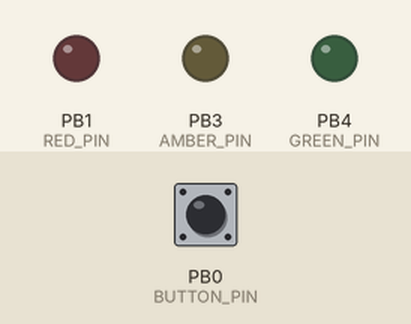
Simulated run of this sketch. Board: ATtiny85, built with avr-gcc and run on an emulated ATtiny85. Shown: output pins drawn as LEDs (lit = HIGH). Inputs (shaded band) come from the test bench; at power-on: PB0 (BUTTON_PIN) HIGH. Sleep ends after the set time or at an interrupt.

Above: at 7.2 s.
7.3 s: PB0 (BUTTON_PIN) pulled LOW for 3 s
At 11.4 s:
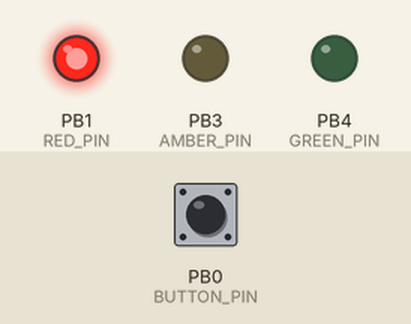
At 14.9 s:
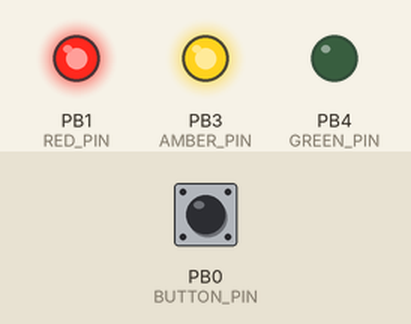
Timing chart, 0 to 26.3 s (numbered marks = the images above; inputs shaded):
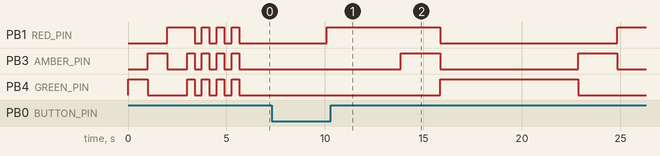

The sketch:

rectangle_rag.ino
```cpp
/*

 Used Watchdog Sleep Examples
 * KHM 2008 / Lab3/  Martin Nawrath nawrath@khm.de
 * Kunsthochschule fuer Medien Koeln
 * Academy of Media Arts Cologne
 *
 * Modified on 5 Feb 2011 by InsideGadgets (www.insidegadgets.com)
 * to suit the ATtiny85 and removed the cbi( MCUCR,SE ) section

*/

#include <avr/pgmspace.h>
#include <avr/sleep.h>
#include <avr/wdt.h>

#define RED_PIN 1
#define AMBER_PIN 3
#define GREEN_PIN 4
#define BUTTON_PIN 0
#define MAX_LOOPS 7
#define PRESS_INTERVAL 750

// Hello PVG - a perversion of your look-up.
#define ALL_OFF 0
#define RED 1
#define AMBER 2
#define GREEN 4
#define RED_FLASH 8
#define AMBER_FLASH 16
#define GREEN_FLASH 32
#define END_SEQUENCE 64

#define FLASH_INTERVAL_MILLIS 375
#define FLASH_ON 255

#define SEQUENCE_TYPES 7
#define MAX_STEPS 30
#define TEST_PATTERN_FIRST_POWERED 6
// see http://www.arduino.cc/en/Reference/PROGMEM
// https://github.com/lilspikey/arduino_sketches/blob/master/attiny/xmas/xmas.ino
// bitrate = pgm_read_word_near ( &(bitrate_table[temp][row_num]) );
// PROGMEM const uint16_t bitrate_table[15][6] =

const uint8_t sequence[SEQUENCE_TYPES][MAX_STEPS][2] PROGMEM =
{
  { // Normal Traffic RAG
    {RED, 3},
    {RED + AMBER, 2},
    {GREEN, 7},
    {AMBER, 2},
    {RED, 3},
    {END_SEQUENCE, 1},
  },
  { // Vehicle RAG in Pelican only
    //http://www.legislation.gov.uk/uksi/1997/2400/schedule/2/made?view=plain
    {RED, 3},
    {AMBER_FLASH, 3},
    {GREEN, 4},
    {AMBER, 3},
    {RED, 3},
    {END_SEQUENCE, 1},
  },
  { // Long Normal Traffic RAG
    {RED, 3},
    {RED + AMBER, 2},
    {GREEN, 7},
    {AMBER, 2},
    {RED, 5},
    {RED + AMBER, 2},
    {GREEN, 8},
    {AMBER, 2},
    {RED, 3},
    {RED + AMBER, 2},
    {GREEN, 7},
    {AMBER, 2},
    {RED, 6},
    {RED + AMBER, 2},
    {GREEN, 9},
    {AMBER, 2},
    {RED, 8},
    {RED + AMBER, 2},
    {GREEN, 12},
    {AMBER, 2},
    {RED, 3},
    {END_SEQUENCE, 1},
  },
  { // US RAG
    {RED, 3},
    {AMBER, 2},
    {GREEN, 4},
    {AMBER, 3},
    {RED, 3},
    {END_SEQUENCE, 1},
  },
  { // Silly RAG
    {RED, 1},
    {RED + AMBER, 1},
    {AMBER, 1},
    {AMBER + GREEN, 1},
    {GREEN, 1},
    {AMBER + GREEN, 1},
    {AMBER, 2},
    {RED + AMBER, 1},
    {RED, 1},
    {AMBER, 1},
    {AMBER + GREEN, 1},
    {GREEN, 1},
    {AMBER + GREEN, 1},
    {AMBER, 2},
    {RED + AMBER, 1},
    {RED, 1},
    {RED_FLASH , 1},
    {RED_FLASH + AMBER_FLASH, 2},
    {RED_FLASH + AMBER_FLASH + GREEN_FLASH, 3},
    {AMBER_FLASH + GREEN_FLASH, 2},
    {GREEN_FLASH, 1},
    {AMBER_FLASH + GREEN_FLASH, 2},
    {RED_FLASH + AMBER_FLASH + GREEN_FLASH, 3},
    {RED_FLASH + AMBER_FLASH, 2},
    {RED_FLASH , 1},
    {END_SEQUENCE, 1},
  },
  { // Long Pelican
    {RED, 3},
    {AMBER_FLASH, 3},
    {GREEN, 4},
    {AMBER, 3},
    {RED, 3},
    {AMBER_FLASH, 4},
    {GREEN, 7},
    {AMBER, 3},
    {RED, 3},
    {AMBER_FLASH, 5},
    {GREEN, 8},
    {AMBER, 3},
    {RED, 3},
    {AMBER_FLASH, 4},
    {GREEN, 7},
    {AMBER, 3},
    {RED, 3},
    {END_SEQUENCE, 1},
  },
  { // TEST_PATTERN_FIRST_POWERED
    {GREEN, 1},
    {AMBER, 1},
    {RED, 1},
    {RED_FLASH + AMBER_FLASH + GREEN_FLASH, 3},
    {END_SEQUENCE, 1},
  },

};

// Used by Sleep Function
#ifndef cbi
#define cbi(sfr, bit) (_SFR_BYTE(sfr) &= ~_BV(bit))
#endif
#ifndef sbi
#define sbi(sfr, bit) (_SFR_BYTE(sfr) |= _BV(bit))
#endif
volatile boolean f_wdt = 1;

void setup() {
  // initialize the digital pin as an output.
  pinsToOutput();
  pinMode(BUTTON_PIN, INPUT_PULLUP);
  doSequence(TEST_PATTERN_FIRST_POWERED);
  setup_watchdog(8); // approximately 4 seconds sleep

}


void loop() {
  uint8_t presses = 0;
  if (f_wdt==1) {  // wait for timed out watchdog / flag is set when a watchdog timeout occurs
    f_wdt=0;       // reset flag
    if(pressed())  {
      pinsToOutput();
      presses = getPresses(1, 1, SEQUENCE_TYPES, MAX_LOOPS);
      doSequence(presses-1);
    }
    powerDown();
    system_sleep();
  }

}


uint8_t getPresses(uint8_t presses, uint8_t min_press, uint8_t max_press, uint8_t max_loops) {
  uint8_t leds = pgm_read_byte_near( &(sequence[0][(presses-1)%4][0])); // Show Traffic Sequence 0 as pressed indicator
  writeLEDs(leds, FLASH_ON); // Actually FLASH_ON is not used here, but I need to send two variables.
  delay(PRESS_INTERVAL);
  while(pressed() )  {
    presses++;
    if (presses > max_press)  {
        presses = min_press;
        max_loops--;
    }
    if (max_loops <= 0)  {
      return (max_press);
    }
    leds = pgm_read_byte_near( &(sequence[0][(presses-1)%4][0]));
    writeLEDs(leds, FLASH_ON); // Actually FLASH_ON is not used here, but I need to send two variables.
    delay(PRESS_INTERVAL);
  }
  return (presses);
}


void doSequence(uint8_t s)  {
  uint8_t current_step = 0;
  // Look up what the LED should be doing based upon the stored sequences
  uint8_t leds = pgm_read_byte_near( &(sequence[s][current_step][0]));
  unsigned long start_milliseconds, length_of_step, last_flash_milliseconds;
  uint8_t flash = FLASH_ON; // Start with FLASH ON or HIGH
  last_flash_milliseconds = millis();
  while(leds != END_SEQUENCE )  {
    start_milliseconds = millis();
    length_of_step = 1000 * pgm_read_byte_near( &(sequence[s][current_step][1]));
    while((millis() - start_milliseconds) < (length_of_step) )  {
      writeLEDs(leds, flash);
      if ((millis() - last_flash_milliseconds) > FLASH_INTERVAL_MILLIS)  {
        last_flash_milliseconds = millis();
        flash = ~flash;
      }
    }
    //Restart Flash if finished a non-flashing step
    if (leds < RED_FLASH)
    {
      flash = FLASH_ON;
      last_flash_milliseconds = millis();
    }
    current_step++;
    leds = pgm_read_byte_near( &(sequence[s][current_step][0]));
  }
  writeLEDs(ALL_OFF, ALL_OFF);
}

void writeLEDs(uint8_t leds, uint8_t flash) {
  digitalWrite(RED_PIN,   (leds & RED)   | (leds & RED_FLASH   & flash));
  digitalWrite(AMBER_PIN, (leds & AMBER) | (leds & AMBER_FLASH & flash));
  digitalWrite(GREEN_PIN, (leds & GREEN) | (leds & GREEN_FLASH & flash));
}

bool pressed() {
   return !digitalRead(BUTTON_PIN);
}


void pinsToOutput()  {
  pinMode(RED_PIN,   OUTPUT);
  pinMode(AMBER_PIN, OUTPUT);
  pinMode(GREEN_PIN, OUTPUT);
}

void pinsToInput()  {
  pinMode(RED_PIN,   INPUT);
  pinMode(AMBER_PIN, INPUT);
  pinMode(GREEN_PIN, INPUT);
}

void powerDown()  {
  writeLEDs(ALL_OFF, ALL_OFF);
  pinsToInput();
}

// set system into the sleep state
// system wakes up when wtchdog is timed out
void system_sleep() {
  cbi(ADCSRA,ADEN);                    // switch Analog to Digitalconverter OFF

  set_sleep_mode(SLEEP_MODE_PWR_DOWN); // sleep mode is set here
  sleep_enable();

  sleep_mode();                        // System sleeps here

  sleep_disable();                     // System continues execution here when watchdog timed out
  sbi(ADCSRA,ADEN);                    // switch Analog to Digitalconverter ON
}

// 0=16ms, 1=32ms,2=64ms,3=128ms,4=250ms,5=500ms
// 6=1 sec,7=2 sec, 8=4 sec, 9= 8sec
void setup_watchdog(int ii) {

  byte bb;
  int ww;
  if (ii > 9 ) ii=9;
  bb=ii & 7;
  if (ii > 7) bb|= (1<<5);
  bb|= (1<<WDCE);
  ww=bb;

  MCUSR &= ~(1<<WDRF);
  // start timed sequence
  WDTCR |= (1<<WDCE) | (1<<WDE);
  // set new watchdog timeout value
  WDTCR = bb;
  WDTCR |= _BV(WDIE);
}

// Watchdog Interrupt Service / is executed when watchdog timed out
ISR(WDT_vect) {
  f_wdt=1;  // set global flag
}
```

Measured:
- after the input at 7.3 s, PB1 (RED_PIN): LOW → HIGH after 2.8 s, → LOW 5.8 s later, → HIGH 9.0 s later; PB3 (AMBER_PIN): alternates HIGH for 2.0 s and LOW for 7.0 s, starting after 6.5 s; PB4 (GREEN_PIN): LOW → HIGH after 8.5 s, → LOW 7.0 s later
